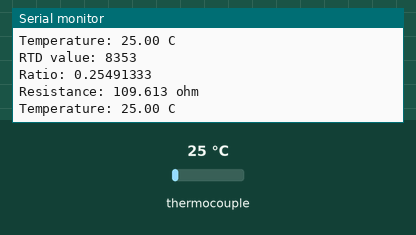
This sketch was run on a simulated ESP32. On the bench: the last lines printed to the serial monitor. The test bench sets the inputs (shaded band); at power-on: thermocouple 25 °C.

Above: at 1.7 s.
1.8 s: thermocouple set to 6 °C
At 3.1 s:
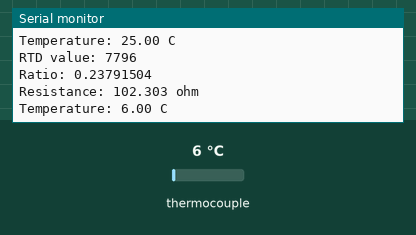
3.3 s: thermocouple set to 75 °C
At 4.3 s:
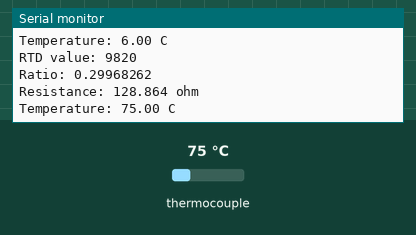
Timing chart, 0 to 6.3 s (numbered marks = the images above; inputs shaded):
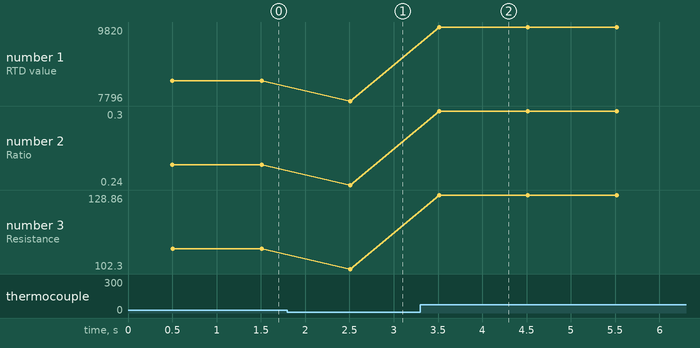

Measured:
- after the input at 1.8 s, the serial monitor: prints a new line after 0.71 s (image 1)
- after the input at 3.3 s, the serial monitor: prints a new line after 0.21 s (image 2)
- plotted number 1: 8353 → 7796 after the input at 1.8 s, 7796 → 9820 after the input at 3.3 s
- plotted number 2: 0.25 → 0.24 after the input at 1.8 s, 0.24 → 0.3 after the input at 3.3 s
- plotted number 3: 109.61 → 102.3 after the input at 1.8 s, 102.3 → 128.86 after the input at 3.3 s

The sketch:

max31865.ino
```cpp
// LaskaKit MAX31865 converter for PT100 / PT1000
// https://github.com/LaskaKit/MAX31865_PT100x
//
// Library: Adafruit MAX31865 (https://github.com/adafruit/Adafruit_MAX31865)
//
// The module ships configured for PT100 and a 4-wire sensor.
// The settings below must match the jumpers on the board:
//   SENSOR - JP1 + JP3 (PT100 / PT1000)
//   WIRES  - JP2, JP4, JP5 (2 / 3 / 4-wire)
// See README for the jumper table (v2.0 and v1.x).
//
// Power and logic: 3.3 V only!

#include <Adafruit_MAX31865.h>

// ---------------- Board selection ----------------
#define LaskaKitESP32DEV
//#define LaskaKitESP32S3
//#define LaskaKitESPink426

// ---------------- Sensor type (must match JP1 + JP3) ----------------
#define SENSOR_PT100
//#define SENSOR_PT1000

// ---------------- Number of wires (must match JP2, JP4, JP5) ----------------
#define SENSOR_WIRES  MAX31865_4WIRE   // MAX31865_2WIRE, MAX31865_3WIRE or MAX31865_4WIRE

// ---------------- Pins ----------------
#if defined(LaskaKitESP32DEV)
  #define PIN_MOSI   13
  #define PIN_MISO   12
  #define PIN_SCK    14
  #define PIN_CS     15
  #define PIN_POWER  2    // uSup power enable
#elif defined(LaskaKitESP32S3)
  #define PIN_MOSI   11
  #define PIN_MISO   13
  #define PIN_SCK    12
  #define PIN_CS     10
  #define PIN_POWER  47   // uSup power enable
#elif defined(LaskaKitESPink426)
  #define PIN_MOSI   37
  #define PIN_MISO   21
  #define PIN_SCK    14
  #define PIN_CS     46
  #define PIN_POWER  47   // ePaper and uSup power enable
#else
  #error "Select a board"
#endif

// ---------------- Reference resistor (R3 = 430R for PT100, R4 = 4k3 for PT1000) ----------------
#if defined(SENSOR_PT100) && defined(SENSOR_PT1000)
  #error "Select only one sensor type"
#elif defined(SENSOR_PT100)
  #define RREF      430.0
  #define RNOMINAL  100.0
#elif defined(SENSOR_PT1000)
  #define RREF      4300.0
  #define RNOMINAL  1000.0
#else
  #error "Select a sensor type: SENSOR_PT100 or SENSOR_PT1000"
#endif

Adafruit_MAX31865 thermo = Adafruit_MAX31865(PIN_CS, PIN_MOSI, PIN_MISO, PIN_SCK);

void setup() {
  Serial.begin(115200);

  pinMode(PIN_POWER, OUTPUT);
  digitalWrite(PIN_POWER, HIGH);   // enable power for uSup connector
  delay(500);

  Serial.println("LaskaKit MAX31865 PT100/PT1000 test");
#if defined(SENSOR_PT100)
  Serial.println("Sensor: PT100, RREF = 430 ohm");
#else
  Serial.println("Sensor: PT1000, RREF = 4300 ohm");
#endif

  if (!thermo.begin(SENSOR_WIRES)) {
    Serial.println("MAX31865 not found - check wiring and 3.3 V supply");
    while (1) delay(10);
  }
}

void loop() {
  uint16_t rtd = thermo.readRTD();

  float ratio = rtd;
  ratio /= 32768;

  Serial.print("RTD value: ");   Serial.println(rtd);
  Serial.print("Ratio: ");       Serial.println(ratio, 8);
  Serial.print("Resistance: ");  Serial.print(RREF * ratio, 3); Serial.println(" ohm");
  Serial.print("Temperature: "); Serial.print(thermo.temperature(RNOMINAL, RREF), 2); Serial.println(" C");

  // Check and print any faults
  uint8_t fault = thermo.readFault();
  if (fault) {
    Serial.print("Fault 0x"); Serial.println(fault, HEX);
    if (fault & MAX31865_FAULT_HIGHTHRESH) Serial.println("RTD High Threshold");
    if (fault & MAX31865_FAULT_LOWTHRESH)  Serial.println("RTD Low Threshold");
    if (fault & MAX31865_FAULT_REFINLOW)   Serial.println("REFIN- > 0.85 x Bias");
    if (fault & MAX31865_FAULT_REFINHIGH)  Serial.println("REFIN- < 0.85 x Bias - FORCE- open");
    if (fault & MAX31865_FAULT_RTDINLOW)   Serial.println("RTDIN- < 0.85 x Bias - FORCE- open");
    if (fault & MAX31865_FAULT_OVUV)       Serial.println("Under/Over voltage");
    Serial.println("Check: sensor wiring, sensor type (PT100/PT1000) in code vs. JP1+JP3, wire setting vs. JP2/JP4/JP5.");
    thermo.clearFault();
  }

  Serial.println();
  delay(1000);
}
```
